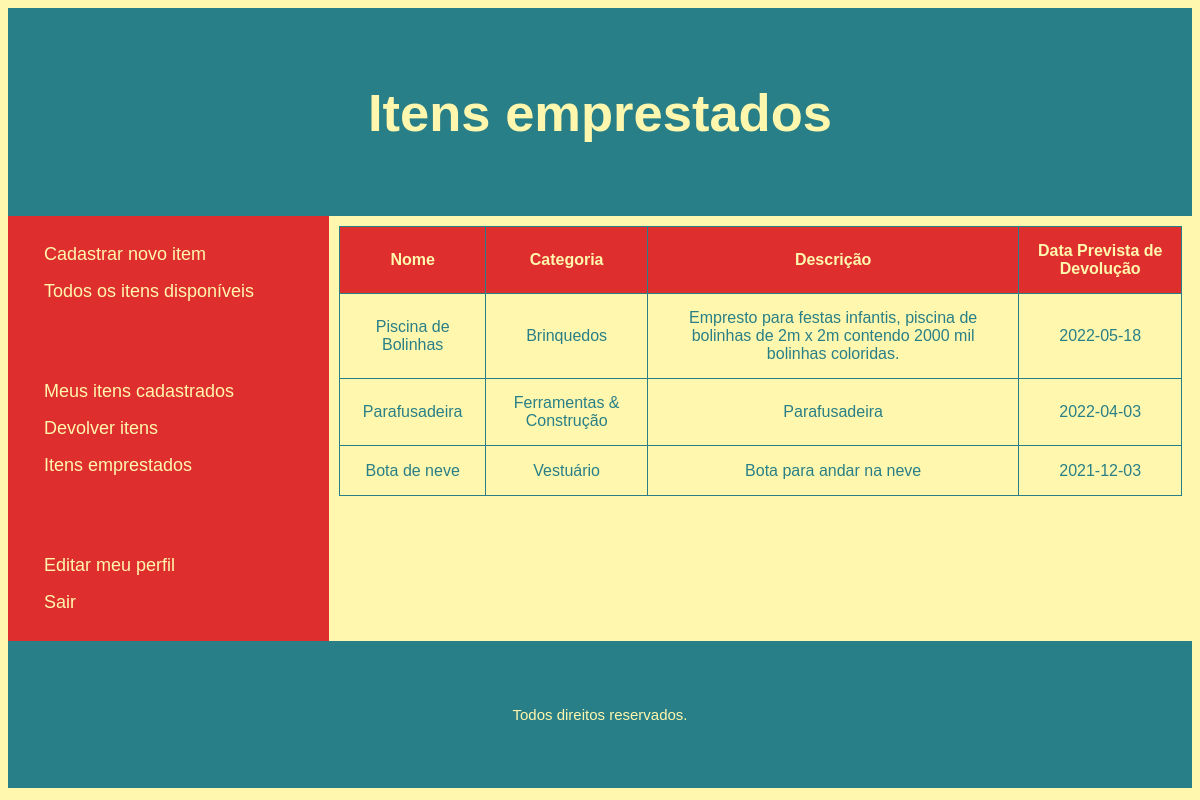
Page /lista-meus-itens-emprestados.php (signed in) on the committed database.
### tables this page shows
CREATE TABLE `itens` (
  `id_item` int(11) NOT NULL,
  `id_usuario` int(11) NOT NULL,
  `id_usuario_emprestimo` int(11) NOT NULL DEFAULT 0,
  `status` int(1) NOT NULL DEFAULT 0,
  `nome` varchar(100) NOT NULL,
  `categoria` varchar(100) NOT NULL,
  `descricao` varchar(2000) NOT NULL,
  `dtdevolucao` date NOT NULL
);

### lista-meus-itens-emprestados.php (the view, shortened to what this page needs)
<?php
    include "includes/topo.php";
?>
    <header>
        <h2>Itens emprestados</h2>
    </header>
    <section>
        <?php
            include "includes/menu.php"
        ?>
    <article>
        <table>
            <tr>
                <th>Nome</th>
                <th>Categoria</th>
                <th>Descrição</th>
                <th>Data Prevista de Devolução</th>
            </tr>
        <?php
                include "includes/conecta.php";
                $id = $_SESSION['id'];
                $sql = "SELECT nome, categoria, descricao, dtdevolucao FROM itens WHERE `status`=1 AND id_usuario=$id";
                $res = mysqli_query($conn, $sql);
                while($row = mysqli_fetch_assoc($res)) {
                    echo "
                        <tr>
                            <td>" . $row['nome'] . "</td>
                            <td>" . $row['categoria'] . "</td>
                            <td>" . $row['descricao'] . "</td>
                            <td>" . $row['dtdevolucao'] . "</td>
                        </tr>
                        ";
                }
        ?>
        </table>
    </article>
    </section>
<?php
    include "includes/rodape.php"
?>

### css/estilo.css (style rules this page uses)
* { box-sizing: border-box; text-decoration: none; }
body { font-family: 'Lucida Sans', 'Lucida Sans Regular', 'Lucida Grande', 'Lucida Sans Unicode', Geneva, Verdana, sans-serif, Helvetica, sans-serif; font-size: 16px; background-color: #FFF7AE; }
header { background-color: #297F87; padding: 30px; text-align: center; font-size: 35px; color: #FFF7AE; }
section { display: -webkit-flex; display: flex; }
article { -webkit-flex: 3; -ms-flex: 3; flex: 3; background-color: #FFF7AE; padding: 10px; }
table { border-collapse: collapse; border: 1px solid #297F87; width: 100%; }
th { text-align: center; background-color: #DF2E2E; color: #FFF7AE; padding: 15px; border: 1px solid #297F87; }
tr { text-align: center; color: #297F87; padding: 15px; border: 1px solid #297F87; }
td { height: 50px; vertical-align: center; padding: 15px; border: 1px solid #297F87; }

### rows in the picture
itens: nome "Piscina de Bolinhas", categoria "Brinquedos", descricao "Empresto para festas infantis, piscina de bolinhas de 2m x 2m contendo 2000 mil bolinhas coloridas.", dtdevolucao "2022-05-18"
itens: nome "Parafusadeira", categoria "Ferramentas & Construção", descricao "Parafusadeira", dtdevolucao "2022-04-03"
itens: nome "Bota de neve", categoria "Vestuário", descricao "Bota para andar na neve", dtdevolucao "2021-12-03"
